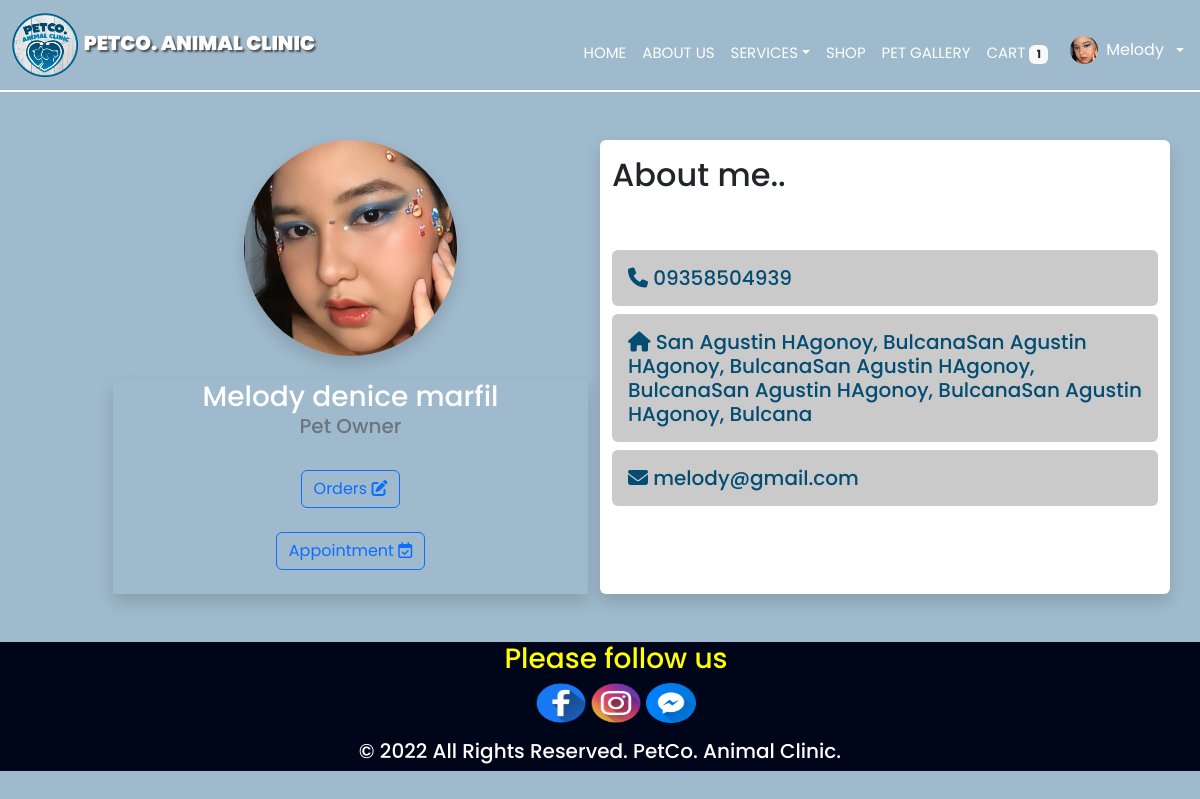
Screenshot of /user-view-order.php (signed in) with the database file from the repository.
### tables this page shows
CREATE TABLE `usertable` (
  `id` int(11) NOT NULL,
  `first_name` varchar(255) NOT NULL,
  `middle_name` varchar(255) NOT NULL,
  `last_name` varchar(255) NOT NULL,
  `suffix` varchar(10) NOT NULL,
  `position` varchar(255) NOT NULL,
  `address` varchar(255) NOT NULL,
  `email` varchar(255) NOT NULL,
  `password` varchar(255) NOT NULL,
  `code` mediumint(50) NOT NULL,
  `status` text NOT NULL,
  `contact` varchar(100) NOT NULL,
  `image_dir` varchar(255) NOT NULL,
  `image_filename` varchar(255) NOT NULL,
  `user_level` varchar(255) NOT NULL
);

### user-view-order.php (the view, shortened to what this page needs)
<?php require_once "controllerUserData.php";
     require('php/connection.php');
      $user_id = $_SESSION['user_id'];
?>
<?php
                    $select_user = mysqli_query($con, "SELECT * FROM usertable WHERE id = '$user_id'");
                    if(mysqli_num_rows($select_user) > 0){
                    $fetch_user = mysqli_fetch_assoc($select_user);
                    };
                ?>
<!DOCTYPE html>
<html lang="en">
<head>
    <link href="https://cdn.jsdelivr.net/npm/bootstrap@5.2.0-beta1/dist/css/bootstrap.min.css" rel="stylesheet"
>
    <link rel="stylesheet" type="text/css" href="css/styles.css">
</head>
<body>
    <nav class="navbar navbar-expand-lg ">
        <div class="container-fluid ">
            <a class="navbar-brand" href="#">
                <img src="asset/logopet.png" alt="Logo" style="width:22%; height:8vh" />
                <span style="text-shadow: 2px 2px 2px  rgba(49, 44, 44, 0.767);" class="text-white"><b>PETCO. ANIMAL
                        CLINIC</b></span>
            </a>
        </div>
        <div class="collapse navbar-collapse me-3" id="navbarScroll">
            <ul class="navbar-nav me-auto my-0 my-lg-0 " style="--bs-scroll-height: 100px;">
                <div class="text-nowrap">
                    <li class="nav-item">
                        <a class="nav-link  text-white mt-3" aria-current="page" href="home.php">HOME</a>
                    </li>
                </div>
                <div class="text-nowrap">
                    <li class="nav-item">
                        <a class="nav-link text-white mt-3" href="#about">ABOUT US</a>
                    </li>
                </div>
                <div class="text-nowrap">
                    <li class="nav-item">
                        <div class="dropdown">
                            <a class="nav-link text-white dropdown-toggle mt-3" href="#" id="dropdownMenuLink"
                                data-bs-toggle="dropdown" aria-expanded="false">SERVICES</a>
                        </div>
                    </li>
                </div>
                <div class="text-nowrap">
                    <li class="nav-item">
                        <a class="nav-link text-white mt-3 " href="product.php">SHOP</a>
                    </li>
                </div>
                <?php
                    $select_rows = mysqli_query($con,"SELECT * FROM `cart` WHERE Cart_user_id = '$user_id'") or die ('query failed');
                    $row_count = mysqli_num_rows($select_rows);
                  ?>
                <div class="text-nowrap">
                    <li class="nav-item mt-3">
                        <a class="nav-link text-white" href="#imagesec">PET GALLERY</a>
                    </li>
                </div>
                <div class="text-nowrap">
                    <li class="nav-item">
                        <a class="nav-link text-white mt-3 " href="cart.php">CART<span
                                class="badge badge-light mx-1 bg-light text-dark"><?php echo $row_count ?></span></a>
                    </li>
                </div>
                        <?php
                            $select_user = mysqli_query($con, "SELECT * FROM usertable WHERE id = '$user_id'");
                            if(mysqli_num_rows($select_user) > 0){
                            $fetch_user = mysqli_fetch_assoc($select_user);
                            };
                        ?>
                <div class="dropdown mb-2 mt-sm-auto ms-auto ms-sm-0 flex-shrink-1 ">
                    <a href="#" class="d-flex align-items-center text-white text-decoration-none dropdown-toggle"
                        id="dropdownUser1" data-bs-toggle="dropdown" aria-expanded="false">
                        <img src="asset/profiles/<?php echo $fetch_user['image_filename']?>" alt="user"
                            style=" margin-left: 10px" width="28" height="28" class="rounded-circle">
                        <span class="d-none d-sm-inline mx-2"><?php echo $fetch_user['first_name']?></span>
                    </a>
                </div>
            </ul>
        </div>
    </nav>
    <div class="container mt-5 mb-5">
        <div class="row mt-5">
            <div class="col-1">
            </div>
            <div class="col-5 ">
                <div class="col profilebg ">
                    <div class="row ">
                        <div class="row   ">
                            <center><img src="asset/profiles/<?php echo $fetch_user['image_filename']?>"
                                    class="rounded-circle shadow user-profile" alt="Logo"
                                    style="width:50%; height:27vh" /></center>
                        </div>
                        <div class="row mt-4 shadow">
                            <h3 class="text-white  text-center mb-0 name">
                                <?php echo $fetch_user['first_name']. " " .$fetch_user['middle_name'] . " " .$fetch_user['last_name']; ?>
                            </h3>
                            <h5 class="text-center text-secondary">Pet Owner</h5>
                            <center> <a href="user-view-order.php?id=<?php echo $fetch_user['id']?>">
                                    <span class="btn btn-outline-primary mx-2 mt-4">Orders <i
                                            class="fa-solid fa-pen-to-square"></i></span>
                                </a>
                            </center>
                            <center><a href="appointment-user.php?id=<?php echo $fetch_user['id']?>">
                                    <span class="btn btn-outline-primary mx-2 mt-4 mb-4"> Appointment <i
                                            class="fa-regular fa-calendar-check"></i></span>
                                </a>
                            </center>
                        </div>
                    </div>
                </div>
            </div>
            <div class="col-6 bg-white shadow rounded">
                <div class="row">
                    <div class="col-8">
                        <h2 class="mt-3">About me..</h2>
                    </div>
                </div>
                <h5 class="c-blue  mt-5 mb-0 bg-gray rounded p-3 aboutme">
                    <span><i class="fa-solid fa-phone"> </i> <?php echo $fetch_user['contact']?></span>
                </h5>
                <h5 class="c-blue  mt-2 mb-0 bg-gray rounded p-3 aboutme">
                    <span><i class="fa-solid fa-house"></i> <?php echo $fetch_user['address']?></span>
                </h5>
                <h5 class="c-blue  mt-2 mb-0 bg-gray rounded p-3 aboutme">
                    <span><i class="fa-solid fa-envelope"></i> <?php echo $fetch_user['email']?></span>
                </h5>
            </div>
        </div>
    </div>
    <footer class=" footer-banner mt-5" id="about">
        <div class="container text">
            <div class="row">
                <div class="col-12 text-center">
                    <ul class="follow">
                        <h3>Please follow us</h3>
                        <a href="https://www.facebook.com/"><img src="asset/facebook.png" width="50px"
                                height="40px"></a>
                        <a href="https://www.instagram.com//"><img src="asset/instagram.png" width="50px"
                                height="40px"></a>
                        <a href="https://www.messenger.com/"><img src="asset/messenger.png" width="50px"
                                height="40px"></a>
                    </ul>
                    <h5>© 2022 All Rights Reserved. PetCo. Animal Clinic.</h5>
                </div>
            </div>
        </div>
    </footer>
</body>
</html>

### css/styles.css (style rules this page uses)
* { font-family: 'Poppins', sans-serif; }
body { background: #9FBACD; }
.navbar { background: #9FBACD; border-bottom: 2px solid white; }
.navbar-brand { font-family: 'Gothic A1', sans-serif; font-size: 20px; font-weight: bold; }
.nav-item { font-family: 'Gothic A1', sans-serif; font-size: 15px; }
.nav-link { border-radius: 10px; }
.footer-banner { background-color: #2E313A; }
.c-blue { color: #034D73; }
.bg-gray { background: rgb(202, 202, 202); }
* { padding: 0; margin: 0; }
.text { color: white; }
.footer-banner { background-color: #00061a; }
.follow { font-size: 20px; color: yellow; }

### rows the page displays
usertable: image_filename (picture), first_name "Melody", middle_name "denice", last_name "marfil", contact "09358504939", address "San Agustin HAgonoy, BulcanaSan Agustin HAgonoy, BulcanaSan Agustin HAgonoy, BulcanaSan Agustin HAgonoy, BulcanaSan Agustin HAgonoy, Bulcana", email "melody@gmail.com"

### other values shown
$row_count "1"
